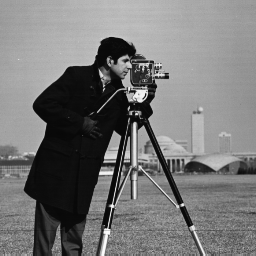
%> input picture Additional Materials/L4_code/cameraman.tif, 256 x 256 px
$ octave imgcdf.m   (GNU Octave 9; MATLAB toolbox functions it lacks are replaced by stand-ins)
%> lines starting %> are read from the running program, lines starting %| are printed output that depends on the picture
A = imread('cameraman.tif');
%> A is the input picture: size 256x256 uint8; min 7, max 253, mean 118.7
[histIM, bins] = imhist(A);
%> histIM = 256 values, max 1685 at index 15, min 0 at index 1, mean 256; bins = 256 values from 0 to 255
counts = histcounts(A);
%> counts = 50 values, max 7104 at index 2, min 22 at index 50, mean 1310.7
cdf = cumsum(counts) / sum(counts);
%> cdf = 50 values from 0.0291 to 1
plot(cdf); % If you want to be more precise on the X axis plot it against bins
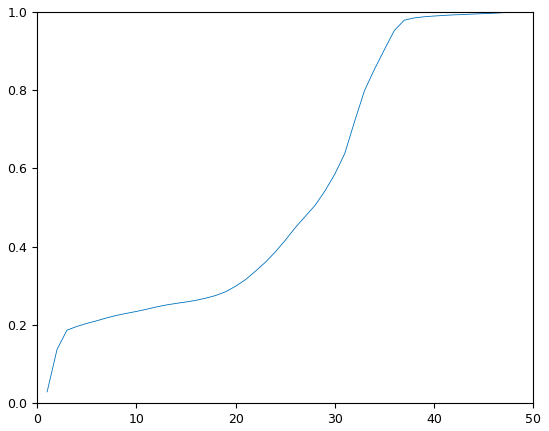
%> figure redrawn from the program's plot data; curve peaks at x = 50, y = 1
